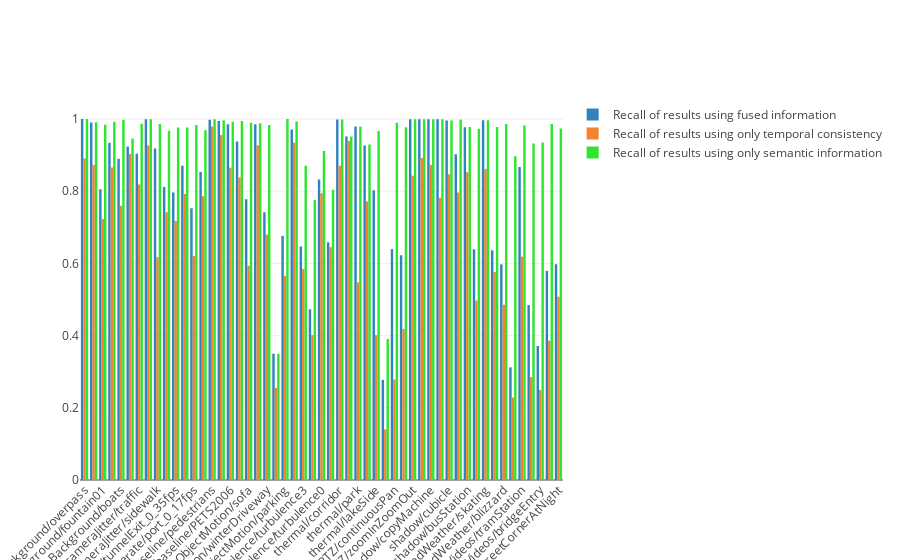

The notebook cell this image was saved under:
### Code cell
trace0 = go.Bar(
    x=[key for key in AFH_SS_bin_score_dict.keys()],
    y=[AFH_SS_bin_score_dict[key][0] for key in AFH_SS_bin_score_dict.keys()],
    name='Recall of results using fused information',
    marker=dict(
        color='rgb(49,130,189)'
    )
)
trace1 = go.Bar(
    x=[key for key in Probability_only_bin_score_dict.keys()],
    y=[Probability_only_bin_score_dict[key][0] for key in Probability_only_bin_score_dict.keys()],
    name='Recall of results using only temporal consistency',
    marker=dict(
        color='rgb(245,130,45)'
    )
)

trace2 = go.Bar(
    x=[key for key in SS_only_bin_score_dict.keys()],
    y=[SS_only_bin_score_dict[key][0] for key in SS_only_bin_score_dict.keys()],
    name='Recall of results using only semantic information',
    marker=dict(
        color='rgb(45,230,45)'
    )
)

data = [trace0, trace1, trace2]
layout = go.Layout(
    xaxis=dict(tickangle=-45),
    barmode='group',
)

fig = go.Figure(data=data, layout=layout)
iplot(fig)

### Figure 1 — Plotly figure (JSON) as saved in the notebook; plotly's stock layout.template omitted (floating-point values rounded to 4 significant figures)
{"data": [{"marker": {"color": "rgb(49,130,189)"}, "name": "Recall of results using fused information", "type": "bar", "uid": "e0a3d249-babe-4ddf-a986-d37ef2c01a74", "x": ["dynamicBackground/overpass", "dynamicBackground/canoe", "dynamicBackground/fountain01", "dynamicBackground/fall", "dynamicBackground/boats", "dynamicBackground/fountain02", "cameraJitter/traffic", "cameraJitter/badminton", "cameraJitter/sidewalk", "cameraJitter/boulevard", "lowFramerate/tunnelExit_0_35fps", "lowFramerate/tramCrossroad_1fps", "lowFramerate/port_0_17fps", "lowFramerate/turnpike_0_5fps", "baseline/pedestrians", "baseline/office", "baseline/PETS2006", "baseline/highway", "intermittentObjectMotion/sofa", "intermittentObjectMotion/abandonedBox", "intermittentObjectMotion/winterDriveway", "intermittentObjectMotion/tramstop", "intermittentObjectMotion/parking", "intermittentObjectMotion/streetLight", "turbulence/turbulence3", "turbulence/turbulence1", "turbulence/turbulence0", "turbulence/turbulence2", "thermal/corridor", "thermal/library", "thermal/park", "thermal/diningRoom", "thermal/lakeSide", "PTZ/intermittentPan", "PTZ/continuousPan", "PTZ/twoPositionPTZCam", "PTZ/zoomInZoomOut", "shadow/backdoor", "shadow/copyMachine", "shadow/peopleInShade", "shadow/cubicle", "shadow/bungalows", "shadow/busStation", "badWeather/wetSnow", "badWeather/skating", "badWeather/snowFall", "badWeather/blizzard", "nightVideos/busyBoulvard", "nightVideos/tramStation", "nightVideos/fluidHighway", "nightVideos/bridgeEntry", "nightVideos/winterStreet", "nightVideos/streetCornerAtNight"], "y": [0.9998, 0.9902, 0.8052, 0.934, 0.8898, 0.9235, 0.9036, 0.9992, 0.918, 0.8114, 0.7964, 0.8707, 0.7531, 0.8535, 0.9982, 0.9944, 0.9856, 0.9374, 0.778, 0.9857, 0.7419, 0.3501, 0.6763, 0.9709, 0.6469, 0.473, 0.8324, 0.6583, 0.9984, 0.9517, 0.9789, 0.9267, 0.8024, 0.2773, 0.6395, 0.6225, 0.9993, 0.9992, 0.999, 0.9996, 0.9961, 0.9021, 0.9775, 0.639, 0.9968, 0.6361, 0.5973, 0.3121, 0.8672, 0.4844, 0.3711, 0.5792, 0.5975]}, {"marker": {"color": "rgb(245,130,45)"}, "name": "Recall of results using only temporal consistency", "type": "bar", "uid": "91a682ad-44b9-47e6-a41e-65e6a0f88b46", "x": ["dynamicBackground/overpass", "dynamicBackground/canoe", "dynamicBackground/fountain01", "dynamicBackground/fall", "dynamicBackground/boats", "dynamicBackground/fountain02", "cameraJitter/traffic", "cameraJitter/badminton", "cameraJitter/sidewalk", "cameraJitter/boulevard", "lowFramerate/tunnelExit_0_35fps", "lowFramerate/tramCrossroad_1fps", "lowFramerate/port_0_17fps", "lowFramerate/turnpike_0_5fps", "baseline/pedestrians", "baseline/office", "baseline/PETS2006", "baseline/highway", "intermittentObjectMotion/sofa", "intermittentObjectMotion/abandonedBox", "intermittentObjectMotion/winterDriveway", "intermittentObjectMotion/tramstop", "intermittentObjectMotion/parking", "intermittentObjectMotion/streetLight", "turbulence/turbulence3", "turbulence/turbulence1", "turbulence/turbulence0", "turbulence/turbulence2", "thermal/corridor", "thermal/library", "thermal/park", "thermal/diningRoom", "thermal/lakeSide", "PTZ/intermittentPan", "PTZ/continuousPan", "PTZ/twoPositionPTZCam", "PTZ/zoomInZoomOut", "shadow/backdoor", "shadow/copyMachine", "shadow/peopleInShade", "shadow/cubicle", "shadow/bungalows", "shadow/busStation", "badWeather/wetSnow", "badWeather/skating", "badWeather/snowFall", "badWeather/blizzard", "nightVideos/busyBoulvard", "nightVideos/tramStation", "nightVideos/fluidHighway", "nightVideos/bridgeEntry", "nightVideos/winterStreet", "nightVideos/streetCornerAtNight"], "y": [0.8908, 0.8723, 0.7233, 0.8656, 0.7597, 0.9029, 0.8183, 0.9266, 0.6172, 0.7413, 0.7176, 0.7925, 0.6208, 0.7859, 0.979, 0.9554, 0.8651, 0.8381, 0.5934, 0.9276, 0.6796, 0.2551, 0.5651, 0.9343, 0.5844, 0.4012, 0.7942, 0.645, 0.8706, 0.939, 0.5475, 0.7717, 0.4011, 0.1399, 0.2782, 0.4182, 0.8427, 0.8922, 0.8723, 0.7816, 0.847, 0.7965, 0.8525, 0.4968, 0.8613, 0.5759, 0.4854, 0.2284, 0.6188, 0.285, 0.249, 0.3857, 0.5077]}, {"marker": {"color": "rgb(45,230,45)"}, "name": "Recall of results using only semantic information", "type": "bar", "uid": "e0322a3a-3a3e-4144-bdcf-cdd5cad6a37e", "x": ["dynamicBackground/overpass", "dynamicBackground/canoe", "dynamicBackground/fountain01", "dynamicBackground/fall", "dynamicBackground/boats", "dynamicBackground/fountain02", "cameraJitter/traffic", "cameraJitter/badminton", "cameraJitter/sidewalk", "cameraJitter/boulevard", "lowFramerate/tunnelExit_0_35fps", "lowFramerate/tramCrossroad_1fps", "lowFramerate/port_0_17fps", "lowFramerate/turnpike_0_5fps", "baseline/pedestrians", "baseline/office", "baseline/PETS2006", "baseline/highway", "intermittentObjectMotion/sofa", "intermittentObjectMotion/abandonedBox", "intermittentObjectMotion/winterDriveway", "intermittentObjectMotion/tramstop", "intermittentObjectMotion/parking", "intermittentObjectMotion/streetLight", "turbulence/turbulence3", "turbulence/turbulence1", "turbulence/turbulence0", "turbulence/turbulence2", "thermal/corridor", "thermal/library", "thermal/park", "thermal/diningRoom", "thermal/lakeSide", "PTZ/intermittentPan", "PTZ/continuousPan", "PTZ/twoPositionPTZCam", "PTZ/zoomInZoomOut", "shadow/backdoor", "shadow/copyMachine", "shadow/peopleInShade", "shadow/cubicle", "shadow/bungalows", "shadow/busStation", "badWeather/wetSnow", "badWeather/skating", "badWeather/snowFall", "badWeather/blizzard", "nightVideos/busyBoulvard", "nightVideos/tramStation", "nightVideos/fluidHighway", "nightVideos/bridgeEntry", "nightVideos/winterStreet", "nightVideos/streetCornerAtNight"], "y": [0.9998, 0.9908, 0.9839, 0.9927, 0.998, 0.9462, 0.9867, 0.9992, 0.9864, 0.9677, 0.9764, 0.9762, 0.9836, 0.9687, 0.9996, 0.9966, 0.9921, 0.9945, 0.9899, 0.9883, 0.9837, 0.3496, 1.0, 0.993, 0.8705, 0.7756, 0.9114, 0.8042, 0.9984, 0.9518, 0.979, 0.9293, 0.9666, 0.3905, 0.9896, 0.977, 0.9994, 0.9992, 0.999, 0.9995, 0.9961, 0.9984, 0.9775, 0.9733, 0.9966, 0.9782, 0.9859, 0.8966, 0.982, 0.9321, 0.9348, 0.9862, 0.9738]}], "layout": {"barmode": "group", "xaxis": {"tickangle": -45}}}
